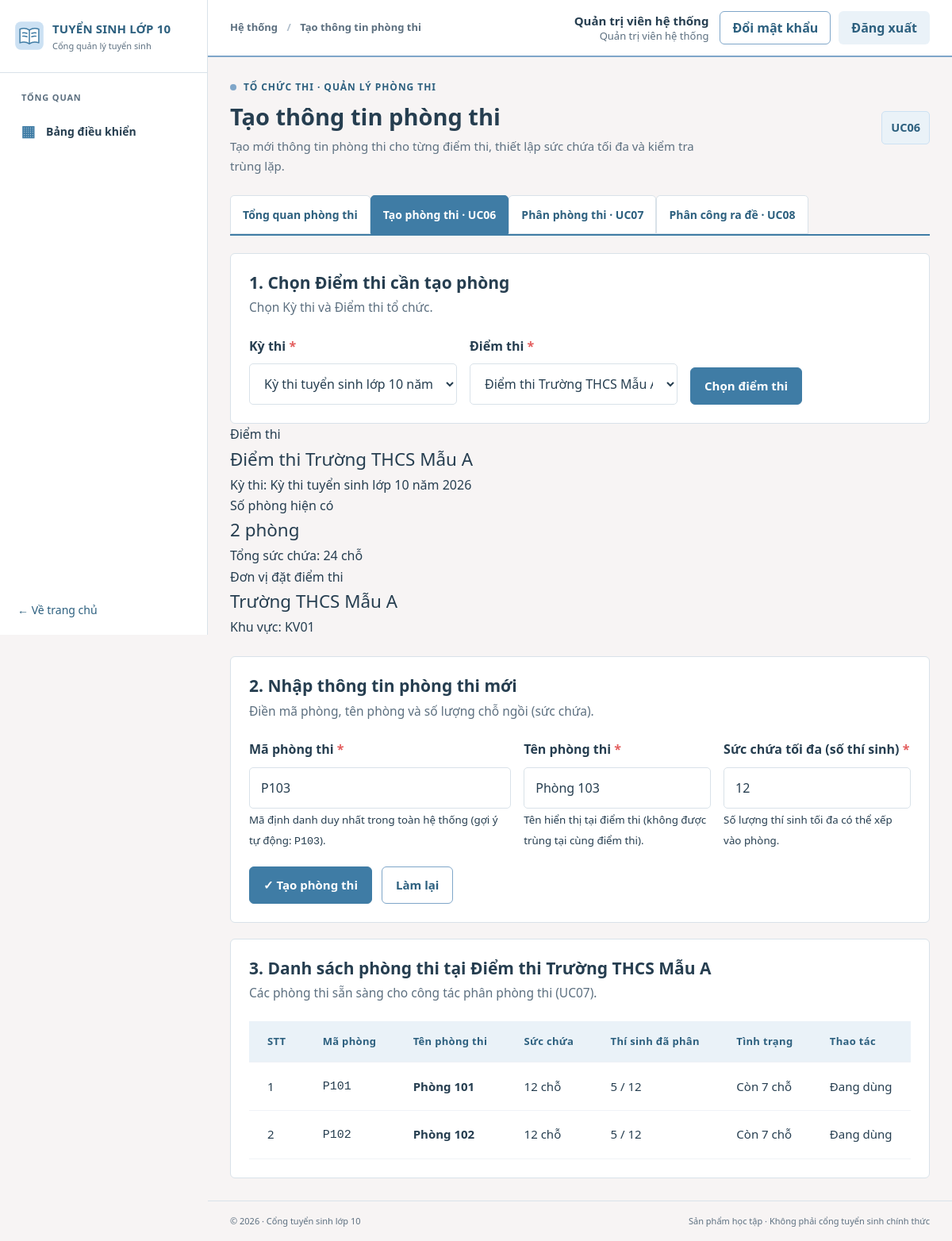
The page /exam/tao-phong.php (signed in) on the database its author committed.
### tables this page shows
CREATE TABLE TaiKhoan (
  maTaiKhoan VARCHAR(20) NOT NULL,
  tenDangNhap VARCHAR(50) NOT NULL,
  matKhau VARCHAR(255) NOT NULL,
  hoTen VARCHAR(100) NOT NULL,
  vaiTro VARCHAR(30) NOT NULL,
  maCanBo VARCHAR(20) NULL,
  maThiSinh VARCHAR(20) NULL,
  trangThai VARCHAR(20) NOT NULL DEFAULT 'Hoạt động',
  soLanSai INT NOT NULL DEFAULT 0,
  khoaDen DATETIME NULL,
  lanDangNhapCuoi DATETIME NULL,
  ngayTao DATETIME NOT NULL DEFAULT CURRENT_TIMESTAMP,
  PRIMARY KEY (maTaiKhoan),
  UNIQUE KEY uq_taikhoan_ten (tenDangNhap),
  CONSTRAINT ck_taikhoan_vaitro CHECK (vaiTro IN ('HOC_SINH','GVCN','BAN_TUYEN_SINH','HD_TUYEN_SINH','HD_COI_THI','HD_CHAM_THI','CAT_PHACH','HD_PHUC_KHAO','HD_RA_DE','QUAN_TRI')),
  CONSTRAINT ck_taikhoan_trangthai CHECK (trangThai IN ('Hoạt động','Bị khóa')),
  CONSTRAINT ck_taikhoan_solansai CHECK (soLanSai >= 0),
  CONSTRAINT fk_taikhoan_canbo FOREIGN KEY (maCanBo) REFERENCES CanBo(maCanBo),
  CONSTRAINT fk_taikhoan_thisinh FOREIGN KEY (maThiSinh) REFERENCES ThiSinh(maThiSinh)
);

CREATE TABLE DiemThi (
  maDiemThi VARCHAR(20) NOT NULL,
  tenDiemThi VARCHAR(150) NOT NULL,
  maTruongTHCS VARCHAR(20) NULL,
  maTruongTHPT VARCHAR(20) NULL,
  maKyThi VARCHAR(20) NOT NULL,
  PRIMARY KEY (maDiemThi),
  CONSTRAINT fk_diemthi_thcs FOREIGN KEY (maTruongTHCS) REFERENCES TruongTHCS(maTruongTHCS),
  CONSTRAINT fk_diemthi_thpt FOREIGN KEY (maTruongTHPT) REFERENCES TruongTHPT(maTruongTHPT),
  CONSTRAINT fk_diemthi_kythi FOREIGN KEY (maKyThi) REFERENCES KyThi(maKyThi)
);

CREATE TABLE KyThi (
  maKyThi VARCHAR(20) NOT NULL,
  tenKyThi VARCHAR(150) NOT NULL,
  thoiGianKetThuc DATETIME NOT NULL,
  maDot VARCHAR(20) NOT NULL,
  PRIMARY KEY (maKyThi),
  CONSTRAINT fk_kythi_dot FOREIGN KEY (maDot) REFERENCES DotTuyenSinh(maDot)
);

CREATE TABLE PhongThi (
  maPhong VARCHAR(20) NOT NULL,
  tenPhong VARCHAR(100) NOT NULL,
  sucChua INT NOT NULL,
  maDiemThi VARCHAR(20) NOT NULL,
  PRIMARY KEY (maPhong),
  CONSTRAINT ck_phongthi_succhua CHECK (sucChua > 0),
  CONSTRAINT fk_phongthi_diemthi FOREIGN KEY (maDiemThi) REFERENCES DiemThi(maDiemThi)
);

### config/app.php (called while the page is built, shortened)
<?php
return [
    'name' => getenv('APP_NAME') ?: 'CỔNG THÔNG TIN TUYỂN SINH VÀO LỚP 10',
    'demo_mode' => filter_var(getenv('DEMO_MODE') ?: '1', FILTER_VALIDATE_BOOLEAN),
    'timezone' => 'Asia/Ho_Chi_Minh',
    'base_path' => getenv('APP_BASE_PATH') ?: null,
];

### includes/functions.php (called while the page is built, shortened)
<?php
function app_config(): array {
    static $cfg = null;
    if ($cfg === null) {
        $cfg = require dirname(__DIR__) . '/config/app.php';
        date_default_timezone_set($cfg['timezone']);
    }
    return $cfg;
}
function e(mixed $str): string {
    return htmlspecialchars((string)$str, ENT_QUOTES | ENT_SUBSTITUTE, 'UTF-8');
}
function base_path(): string {
    $forced = app_config()['base_path'];
    $root = realpath(dirname(__DIR__));
    $docroot = realpath($_SERVER['DOCUMENT_ROOT'] ?? '');
    $r = strtolower(str_replace('\\','/',$root));
    $d = rtrim(strtolower(str_replace('\\','/',$docroot)),'/');
    if ($r === $d) return '';
    return '';
}
function url(string $path = ''): string {
    $prefix = rtrim(base_path(), '/');
    $clean = ltrim($path, '/');
    return $prefix . '/' . $clean;
}

### includes/auth.php (called while the page is built, shortened)
<?php
require_once __DIR__ . '/functions.php';
require_once __DIR__ . '/permissions.php';
require_once dirname(__DIR__) . '/services/auth_service.php';
function current_user(): ?array {
    static $user = false;
    if ($user !== false) return $user;
    $user = null;
    $ma = $_SESSION['user']['maTaiKhoan'] ?? null;
    try {
        $user = layTaiKhoanHoatDong((string)$ma);
    } catch (Throwable $e) {
        error_log('current_user: ' . $e->getMessage());
        $user = $_SESSION['user'];
    }
    return $user;
}
function require_auth(): array {
    $user = current_user();
    return $user;
}

### config/database.php (called while the page is built, shortened)
<?php
function db(): PDO {
    static $pdo = null;
    if ($pdo instanceof PDO) return $pdo;
    $host = getenv('DB_HOST') ?: '127.0.0.1';
    $port = getenv('DB_PORT') ?: '3306';
    $name = getenv('DB_NAME') ?: 'dreamteam_tuyensinh10';
    $user = getenv('DB_USER') ?: 'root';
    $pass = getenv('DB_PASS') ?: '';
    $pdo = new PDO(
        "mysql:host={$host};port={$port};dbname={$name};charset=utf8mb4", $user, $pass,
        [PDO::ATTR_ERRMODE => PDO::ERRMODE_EXCEPTION, PDO::ATTR_DEFAULT_FETCH_MODE => PDO::FETCH_ASSOC,
         PDO::ATTR_EMULATE_PREPARES => false]
    );
    return $pdo;
}

### services/auth_service.php (called while the page is built, shortened)
<?php
require_once dirname(__DIR__) . '/config/database.php';
function tk_cot_phien(): string {
    return 'maTaiKhoan, tenDangNhap, hoTen, vaiTro, maCanBo, maThiSinh, trangThai';
}
function layTaiKhoanHoatDong(string $maTaiKhoan): ?array {
    $st = db()->prepare('SELECT ' . tk_cot_phien() . " FROM TaiKhoan WHERE maTaiKhoan = ? AND trangThai = 'Hoạt động'");
    $st->execute([$maTaiKhoan]);
    return $st->fetch() ?: null;
}

### includes/permissions.php (called while the page is built, shortened)
<?php
function ten_vai_tro(string $vaiTro): string {
    return VAI_TRO[$vaiTro] ?? $vaiTro;
}

### services/exam_service.php (called while the page is built, shortened)
<?php
require_once dirname(__DIR__) . '/config/database.php';
require_once dirname(__DIR__) . '/includes/permissions.php';
function exam_ds_ky_thi(): array {
    return db()->query('SELECT maKyThi, tenKyThi, thoiGianKetThuc, maDot FROM KyThi ORDER BY maKyThi DESC')->fetchAll();
}
function exam_ds_diem_thi(string $maKyThi = ''): array {
    $sql = 'SELECT d.maDiemThi, d.tenDiemThi, d.maKyThi, d.maTruongTHCS, d.maTruongTHPT,
                   k.tenKyThi,
                   COALESCE(c.tenTruongTHCS, p.tenTruongTHPT, "") AS tenTruongDatDiem,
                   COALESCE(c.maKhuVuc, p.maKhuVuc, "") AS maKhuVuc
            FROM DiemThi d
            JOIN KyThi k ON k.maKyThi = d.maKyThi
            LEFT JOIN TruongTHCS c ON c.maTruongTHCS = d.maTruongTHCS
            LEFT JOIN TruongTHPT p ON p.maTruongTHPT = d.maTruongTHPT';
    if ($maKyThi !== '') {
        $st = db()->prepare($sql . ' WHERE d.maKyThi = ? ORDER BY d.maDiemThi');
        $st->execute([$maKyThi]);
        return $st->fetchAll();
    }
    return db()->query($sql . ' ORDER BY d.maDiemThi')->fetchAll();
}
function exam_ds_phong_thi(string $maDiemThi = ''): array {
    $sql = 'SELECT p.maPhong, p.tenPhong, p.sucChua, p.maDiemThi, d.tenDiemThi, d.maKyThi,
                   COALESCE(daPhan.soLuong, 0) AS soLuongThiSinh
            FROM PhongThi p
            JOIN DiemThi d ON d.maDiemThi = p.maDiemThi
            LEFT JOIN (
                SELECT maPhong, COUNT(*) AS soLuong
                FROM PhanPhongThi
                WHERE trangThai = "Đã phân"
                GROUP BY maPhong
            ) daPhan ON daPhan.maPhong = p.maPhong';
    if ($maDiemThi !== '') {
        $st = db()->prepare($sql . ' WHERE p.maDiemThi = ? ORDER BY p.maPhong');
        $st->execute([$maDiemThi]);
        return $st->fetchAll();
    }
    return db()->query($sql . ' ORDER BY d.maDiemThi, p.maPhong')->fetchAll();
}
function sinhMaPhongTuDong(string $maDiemThi): string {
    $st = db()->prepare('SELECT maPhong FROM PhongThi WHERE maDiemThi = ? ORDER BY LENGTH(maPhong) DESC, maPhong DESC LIMIT 1');
    $st->execute([$maDiemThi]);
    $last = (string)$st->fetchColumn();
    if ($last !== '' && preg_match('/^([A-Za-z]+)(\d+)$/', $last, $m)) {
        $prefix = $m[1];
        $num = (int)$m[2] + 1;
        $len = strlen($m[2]);
    } else {
        $prefix = 'P';
        $num = preg_match('/(\d+)$/', $maDiemThi, $m) ? (int)$m[1] * 100 + 1 : 1;
        $len = 3;
    }
    $stTonTai = db()->prepare('SELECT COUNT(*) FROM PhongThi WHERE maPhong = ?');
    for ($i = 0; $i < 1000; $i++, $num++) {
        $ma = sprintf('%s%0' . $len . 'd', $prefix, $num);
        $stTonTai->execute([$ma]);
        if ((int)$stTonTai->fetchColumn() === 0) return $ma;
    }
    return $prefix . date('His');
}

### exam/tao-phong.php (the view, shortened to what this page needs)
<?php
require_once dirname(__DIR__) . '/includes/exam_ui.php';
$maKyThi = ui_input('kyThi');
$maDiemThi = ui_input('diemThi');
$dsKyThi = exam_ds_ky_thi();
$dsDiemThi = exam_ds_diem_thi($maKyThi);
if ($maKyThi === '' && !empty($dsKyThi)) {
    $maKyThi = (string)$dsKyThi[0]['maKyThi'];
    $dsDiemThi = exam_ds_diem_thi($maKyThi);
}
if ($maDiemThi === '' && !empty($dsDiemThi)) {
    $maDiemThi = (string)$dsDiemThi[0]['maDiemThi'];
}
$formMaPhong = trim((string)($_POST['maPhong'] ?? ''));
$formTenPhong = trim((string)($_POST['tenPhong'] ?? ''));
$formSucChua = trim((string)($_POST['sucChua'] ?? '12'));
$diemThiHienTai = null;
foreach ($dsDiemThi as $dt) {
    if ($dt['maDiemThi'] === $maDiemThi) {
        $diemThiHienTai = $dt;
        break;
    }
}
$dsPhongHienCo = [];
$goiYMaPhong = '';
if ($maDiemThi !== '') {
    $dsPhongHienCo = exam_ds_phong_thi($maDiemThi);
    $goiYMaPhong = sinhMaPhongTuDong($maDiemThi);
    if ($formMaPhong === '') {
        $formMaPhong = $goiYMaPhong;
    }
    if ($formTenPhong === '' && preg_match('/(\d+)$/', $goiYMaPhong, $m)) {
        $formTenPhong = 'Phòng ' . $m[1];
    }
}
ui_page_start('exam', 'Tạo thông tin phòng thi', 'Tổ chức thi · Quản lý phòng thi', 'Tạo mới thông tin phòng thi cho từng điểm thi, thiết lập sức chứa tối đa và kiểm tra trùng lặp.', 'UC06');
?>
<section class="panel">
  <div class="panel-heading">
    <div>
      <h2>1. Chọn Điểm thi cần tạo phòng</h2>
      <p>Chọn Kỳ thi và Điểm thi tổ chức.</p>
    </div>
  </div>
  <form method="get" class="ui-search" novalidate>
    <div class="field ui-search-btn">
      <button class="btn btn-primary" type="submit">Chọn điểm thi</button>
    </div>
  </form>
</section>
<?php if ($diemThiHienTai): ?>
<div class="ui-kpi-grid" style="margin-bottom: 1.5rem;">
  <div class="ui-kpi">
    <div class="ui-kpi-label">Điểm thi</div>
    <div class="ui-kpi-val" style="font-size:1.4rem"><?= e($diemThiHienTai['tenDiemThi']) ?></div>
    <div class="ui-kpi-hint">Kỳ thi: <?= e($diemThiHienTai['tenKyThi']) ?></div>
  </div>
  <div class="ui-kpi">
    <div class="ui-kpi-label">Số phòng hiện có</div>
    <div class="ui-kpi-val" style="font-size:1.4rem"><?= count($dsPhongHienCo) ?> phòng</div>
    <div class="ui-kpi-hint">Tổng sức chứa: <?= array_sum(array_column($dsPhongHienCo, 'sucChua')) ?> chỗ</div>
  </div>
  <div class="ui-kpi">
    <div class="ui-kpi-label">Đơn vị đặt điểm thi</div>
    <div class="ui-kpi-val" style="font-size:1.4rem"><?= e($diemThiHienTai['tenTruongDatDiem'] ?: '—') ?></div>
    <div class="ui-kpi-hint">Khu vực: <?= e($diemThiHienTai['maKhuVuc'] ?: 'Chưa phân vùng') ?></div>
  </div>
</div>
<section class="panel">
  <div class="panel-heading">
    <div>
      <h2>2. Nhập thông tin phòng thi mới</h2>
      <p>Điền mã phòng, tên phòng và số lượng chỗ ngồi (sức chứa).</p>
    </div>
  </div>
  <form method="post" novalidate>
    <div class="ui-form-grid">
      <div class="field">
        <label for="maPhong">Mã phòng thi <span>*</span></label>
        <input id="maPhong" name="maPhong" value="<?= e($formMaPhong) ?>" maxlength="20" placeholder="Ví dụ: P103" required>
        <small class="field-hint">Mã định danh duy nhất trong toàn hệ thống (gợi ý tự động: <code><?= e($goiYMaPhong) ?></code>).</small>
      </div>
      <div class="field">
        <label for="tenPhong">Tên phòng thi <span>*</span></label>
        <input id="tenPhong" name="tenPhong" value="<?= e($formTenPhong) ?>" maxlength="100" placeholder="Ví dụ: Phòng 103" required>
        <small class="field-hint">Tên hiển thị tại điểm thi (không được trùng tại cùng điểm thi).</small>
      </div>
      <div class="field">
        <label for="sucChua">Sức chứa tối đa (số thí sinh) <span>*</span></label>
        <input id="sucChua" name="sucChua" type="number" min="1" max="100" value="<?= e($formSucChua) ?>" placeholder="Ví dụ: 12 hoặc 24" required>
        <small class="field-hint">Số lượng thí sinh tối đa có thể xếp vào phòng.</small>
      </div>
    </div>
    <div class="ui-actions">
      <button class="btn btn-primary" type="submit">✓ Tạo phòng thi</button>
      <a class="btn btn-outline ui-btn-cancel" href="<?= e(url('exam/tao-phong.php', ['kyThi' => $maKyThi, 'diemThi' => $maDiemThi])) ?>">Làm lại</a>
    </div>
  </form>
</section>
<section class="panel">
  <div class="panel-heading">
    <div>
      <h2>3. Danh sách phòng thi tại <?= e($diemThiHienTai['tenDiemThi']) ?></h2>
      <p>Các phòng thi sẵn sàng cho công tác phân phòng thi (UC07).</p>
    </div>
  </div>
  <?php if (empty($dsPhongHienCo)): ?>
    <div class="ui-notice ui-notice-info">
      <div><strong>Điểm thi này chưa có phòng thi nào. Vui lòng tạo phòng thi ở biểu mẫu trên.</strong></div>
    </div>
  <?php else: ?>
    <div class="table-wrap">
      <table class="data-table">
        <thead>
          <tr>
            <th>STT</th>
            <th>Mã phòng</th>
            <th>Tên phòng thi</th>
            <th>Sức chứa</th>
            <th>Thí sinh đã phân</th>
            <th>Tình trạng</th>
            <th class="ui-align-right">Thao tác</th>
          </tr>
        </thead>
        <tbody>
          <?php $stt = 1; foreach ($dsPhongHienCo as $p):
            $sl = (int)$p['soLuongThiSinh'];
            $sc = (int)$p['sucChua'];
            $coThiSinh = $sl > 0;
          ?>
            <tr>
              <td><?= $stt++ ?></td>
              <td><code><?= e($p['maPhong']) ?></code></td>
              <td><strong><?= e($p['tenPhong']) ?></strong></td>
              <td><?= $sc ?> chỗ</td>
              <td><?= $sl ?> / <?= $sc ?></td>
              <td>
                <?php if ($sl === 0): ?>
                  <span class="badge badge-neutral">Trống</span>
                <?php elseif ($sl >= $sc): ?>
                  <span class="badge badge-error">Đầy</span>
                <?php else: ?>
                  <span class="badge badge-success">Còn <?= $sc - $sl ?> chỗ</span>
                <?php endif; ?>
              </td>
              <td class="ui-align-right">
                <?php if (!$coThiSinh): ?>
                  <form method="post" style="display:inline" onsubmit="return confirm('Bạn có chắc chắn muốn xóa phòng thi <?= e($p['maPhong']) ?>?');">
                    <?= csrf_field() ?>
                    <input type="hidden" name="action" value="xoa_phong">
                    <input type="hidden" name="maPhongXoa" value="<?= e($p['maPhong']) ?>">
                    <input type="hidden" name="diemThi" value="<?= e($maDiemThi) ?>">
                    <input type="hidden" name="kyThi" value="<?= e($maKyThi) ?>">
                    <button class="btn btn-sm btn-outline text-error" type="submit">Xóa</button>
                  </form>
                <?php else: ?>
                  <span class="badge badge-neutral" title="Không thể xóa khi đã có thí sinh">Đang dùng</span>
                <?php endif; ?>
              </td>
            </tr>
          <?php endforeach; ?>
        </tbody>
      </table>
    </div>
  <?php endif; ?>
</section>
<?php endif; ?>

### includes/header.php (shortened to what this page needs)
<?php
require_once __DIR__ . '/functions.php';
$page_title = $page_title ?? 'Trang chủ';
$layout = $layout ?? 'public';
$cfg = app_config();
?><!doctype html>
<html lang="vi">
<head>
  <link rel="stylesheet" href="<?= e(url('assets/css/style.css')) ?>">
  <link rel="stylesheet" href="<?= e(url('assets/css/portal.css')) ?>">
</head>
<body class="<?= $layout === 'dashboard' ? 'dash-body' : 'public-body' ?>">
<?php if ($layout === 'dashboard'): ?>
<div class="dash-shell">
  <?php require __DIR__ . '/sidebar.php'; ?>
  <div class="dash-main">
    <header class="dash-topbar">
      <div class="dash-topbar-left"><span class="breadcrumb">Hệ thống <span>/</span> <?= e($page_title) ?></span></div>
      <div class="dash-topbar-right"><?php $__u = function_exists('current_user') ? current_user() : null; if ($__u): ?>
        <span class="topbar-user"><strong><?= e($__u['hoTen']) ?></strong><small><?= e(ten_vai_tro($__u['vaiTro'])) ?></small></span>
        <a class="btn btn-outline btn-sm" href="<?= e(url('auth/doi-mat-khau.php')) ?>">Đổi mật khẩu</a>
        <form method="post" action="<?= e(url('auth/logout.php')) ?>" class="topbar-logout"><?= csrf_field() ?><button class="btn btn-soft btn-sm" type="submit">Đăng xuất</button></form>
      <?php else: ?><a class="avatar" href="<?= e(url('auth/login.php')) ?>" title="Đăng nhập">10</a><?php endif; ?></div>
    </header>
    <main id="main" class="dash-content">
<?php endif; ?>

### rows shown on the page
taikhoan: hoTen "Quản trị viên hệ thống", vaiTro "Quản trị viên hệ thống"
diemthi: tenDiemThi "Điểm thi Trường THCS Mẫu A"
kythi: tenKyThi "Kỳ thi tuyển sinh lớp 10 năm 2026"
phongthi: maPhong "P101", tenPhong "Phòng 101", sucChua "12", sl "5", sl "7"
phongthi: maPhong "P102", tenPhong "Phòng 102", sucChua "12", sl "5", sl "7"

### other values the page prints
$group "TỔNG QUAN"
$symbol "▦"
$label "Bảng điều khiển"
$page_title "Tạo thông tin phòng thi"
$eyebrow "TỔ CHỨC THI · QUẢN LÝ PHÒNG THI"
$title "Tạo thông tin phòng thi"
$desc "Tạo mới thông tin phòng thi cho từng điểm thi, thiết lập sức chứa tối đa và kiểm tra trùng lặp."
$uc "UC06"
$label "Tổng quan phòng thi"
$label "Tạo phòng thi · UC06"
$label "Phân phòng thi · UC07"
$label "Phân công ra đề · UC08"
$label "Kỳ thi Điểm thi"
count($dsPhongHienCo) "2"
array_sum(array_column($dsPhongHienCo, 'sucChua')) "24"
